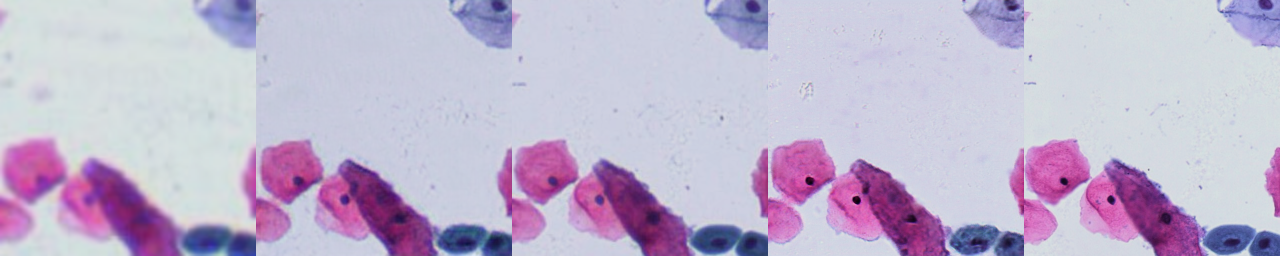
#> input picture assets/images/1037.png, 1280 x 256 px
$ python -i utilis.py   (imports and definitions only)   (older library calls are emulated)
#> lines starting #> are read from the running program, lines starting #| are printed output that depends on the picture; after the words box and inside, x2 and y2 are one past the last pixel; in counts of white or black regions, pixels touching at a corner belong together
import cv2
from skimage.measure import compare_psnr, compare_ssim
from skimage import morphology
import scipy.ndimage as ndi
import os
import openslide
import numpy as np
import time
import csv


#2019.3.26 版本
#
#从lr配hr与从hr配lr均已测试完成

#增加从阳性图中获得阴性patch的函数

#增加SURF法粗配，测试后发现不尽如人意


"""
请注意！！！！
将图片看成数组时，H在前，W在后
如：
sample_10x_result = sample_10x[maxloc[1]:maxloc[1]+256,maxloc[0]:maxloc[0]+256,:]
maxloc为模板匹配后得到的坐标，W在前H在后
而利用该坐标进行剪切时，看做array的图像三个维度分别为H，W，C
"""

# [391 lines left out: functions get_coors_from_csv, get_slide_name, path_checker, evaluate, read_namelog, regis_coarse and 5 more, not called in this run]


def _BinarySP(img, threColor=35, threVol=2000, Blocksize=101, C=10):
        '''
        执行图像分割，分割背景与前景
        '''
#> called with threColor = 35, threVol = 2000, Blocksize = 101, C = 10
        gray = cv2.cvtColor(img,cv2.COLOR_RGB2GRAY)
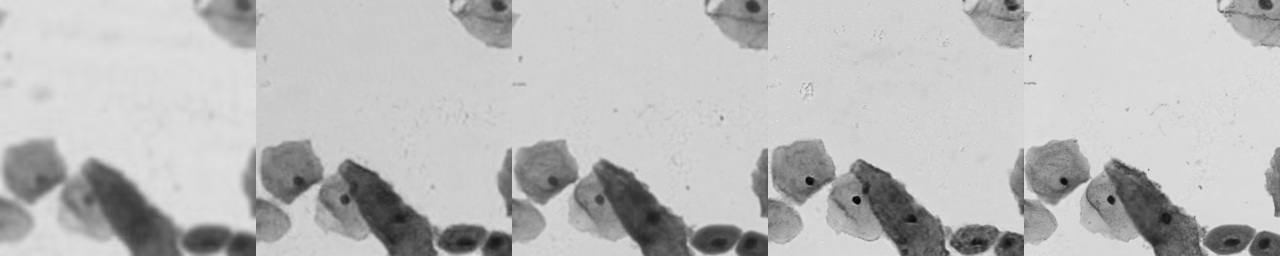
#> gray: shape (256, 1280); min 4, max 229, mean 187.3
        th1 = cv2.adaptiveThreshold(gray[50:462,50:462],255,cv2.ADAPTIVE_THRESH_GAUSSIAN_C, cv2.THRESH_BINARY,Blocksize,C)
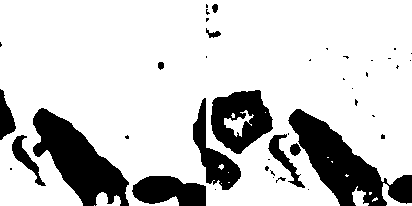
#> th1: shape (206, 412); 80.1% white; 42 black regions (29 under 20 px), largest, box (x1, y1, x2, y2) and area: (288, 109, 412, 206) 4809, (33, 108, 129, 206) 4459, (211, 90, 273, 154) 2487
        a = th1
        a = a<=0 #the foreground is 1,and background is 0,so inverse the color
        dst=morphology.remove_small_objects(a, min_size=threVol, connectivity=1)
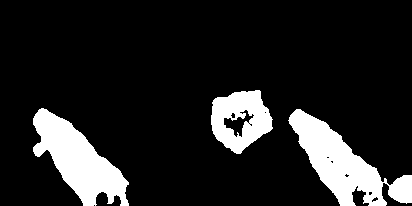
#> dst: shape (206, 412) bool; 13.9% white; 3 white regions, box (x1, y1, x2, y2) and area: (288, 109, 412, 206) 4809, (33, 108, 129, 206) 4459, (211, 90, 273, 154) 2487
        imgBin = dst > 0
        s = imgBin.sum()
#> s = 11755
        if s >1:
            flag = True
        else:
            flag = False
        return [flag,imgBin]


# [473 lines left out: functions regis_careful_version1, regis_careful_version2, regis_careful_version3, map_coors, regis_patch_hrtolr, regis_patch_lrtohr and 1 more, not called in this run]


"""def generate_neg_from_posi(slide_id, svs_dir, imgBin_dir, labelmap_dir, target_20x=512):

    从阳性图中随机取阴性图，返回20倍坐标

    imgBin_path = os.path.join(imgBin_dir,slide_id)+'.tif'
    labelmap_path = os.path.join(labelmap_dir,slide_id)+'.tif'
    svs_path = os.path.join(svs_dir,slide_id)+'.svs'
    imgBin = cv2.imread(imgBin_path)
    labelmap = cv2.imread(labelmap_path)"""


# [35 lines left out: function Generate_negative_sample_our, not called in this run]

>>> import cv2
>>> picture = cv2.cvtColor(cv2.imread('../assets/images/1037.png'), cv2.COLOR_BGR2RGB)
>>> result = _BinarySP(picture)
#> result = 2 items

$ run again, on assets/images/HR_001.png
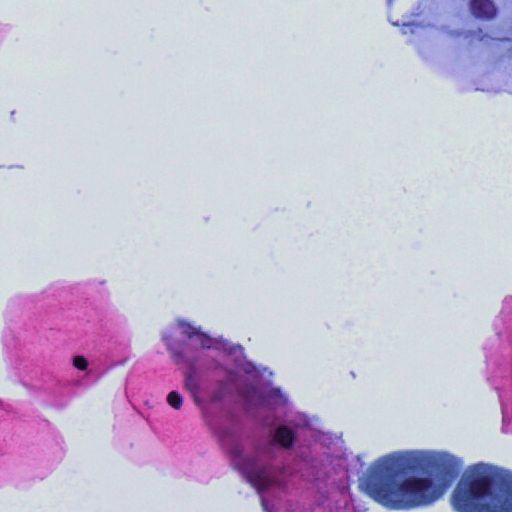
#> input picture assets/images/HR_001.png, 512 x 512 px
#> in _BinarySP, `th1 = cv2.adaptiveThreshold(gray[50:462,50:462],255,cv2.ADAPTIVE_THRES..`:
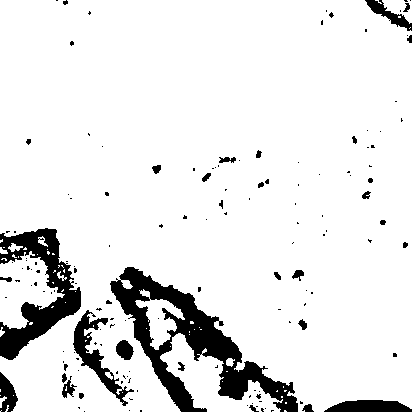
#> th1: shape (412, 412); 90.1% white; 148 black regions (117 under 20 px), largest, box (x1, y1, x2, y2) and area: (110, 267, 298, 412) 7650, (0, 228, 81, 360) 4201, (73, 310, 134, 406) 1343
#> in _BinarySP, `dst=morphology.remove_small_objects(a, min_size=threVol, connectivity=1)`:
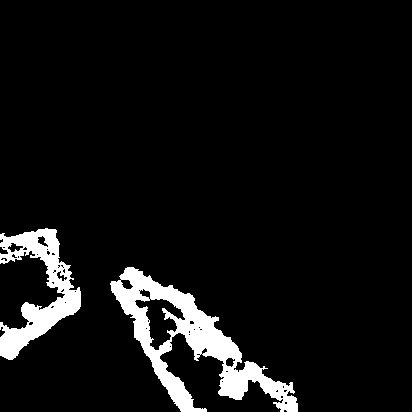
#> dst: shape (412, 412) bool; 7% white; 2 white regions, box (x1, y1, x2, y2) and area: (110, 267, 298, 412) 7624, (0, 228, 81, 360) 4186
#> s = 11810
#> result = 2 items

$ run again, on assets/images/MR_001.png
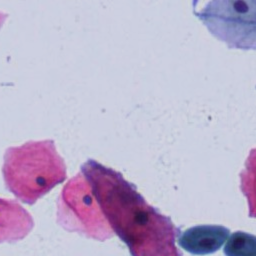
#> input picture assets/images/MR_001.png, 256 x 256 px
#> in _BinarySP, `th1 = cv2.adaptiveThreshold(gray[50:462,50:462],255,cv2.ADAPTIVE_THRES..`:
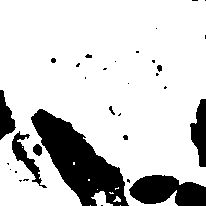
#> th1: shape (206, 206); 81.3% white; 32 black regions (21 under 20 px), largest, box (x1, y1, x2, y2) and area: (31, 109, 129, 206) 4241, (129, 175, 206, 206) 1736, (190, 99, 206, 167) 693
#> in _BinarySP, `dst=morphology.remove_small_objects(a, min_size=threVol, connectivity=1)`:
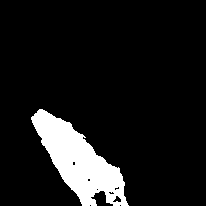
#> dst: shape (206, 206) bool; 10% white; 1 white region, box (x1, y1, x2, y2) and area: (31, 109, 129, 206) 4241
#> s = 4241
#> result = 2 items
